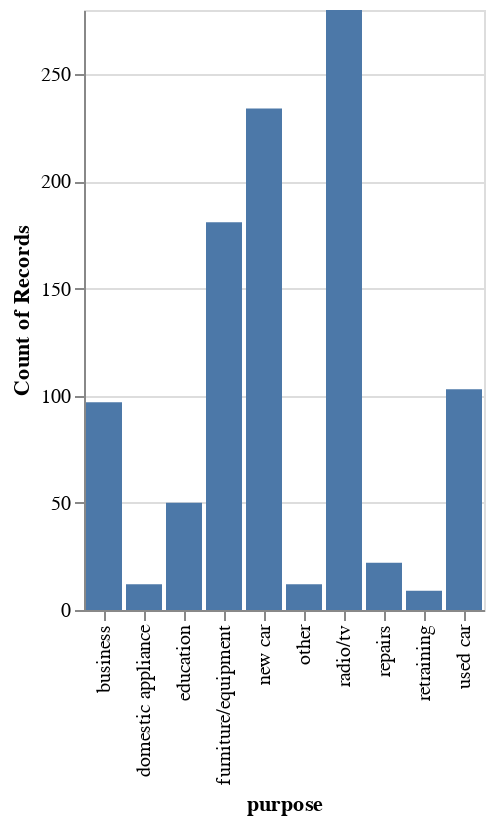

The code cell stored with this chart in its notebook:
### Code cell
alt.Chart(X).mark_bar().encode(x=alt.X("purpose:N"),
                               y=alt.Y('count():Q', sort=alt.SortField("sort_val", order="ascending")))

### Figure 1 — Vega-Lite specification as saved in the notebook (floating-point values rounded to 4 significant figures; data arrays with more than 128 entries replaced by an {"elided": "..."} marker saying what was removed)
{"config": {"view": {"continuousWidth": 400, "continuousHeight": 300}}, "data": {"name": "data-edabc8d606d51b3fb06ad2b0b2117b61"}, "mark": "bar", "encoding": {"x": {"field": "purpose", "type": "nominal"}, "y": {"aggregate": "count", "sort": {"field": "sort_val", "order": "ascending"}, "type": "quantitative"}}, "$schema": "https://vega.github.io/schema/vega-lite/v4.17.0.json", "datasets": {"data-edabc8d606d51b3fb06ad2b0b2117b61": {"elided": "1000 records"}}}
